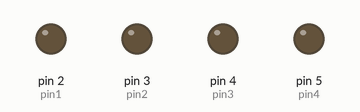
The sketch below on a simulated Arduino Uno, built with avr-gcc and run on an emulated ATmega328P. Shown: output pins drawn as LEDs (lit = HIGH).

Above: at 0.2 s.
At 2.7 s:
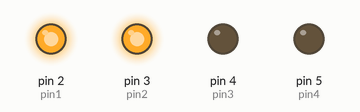
At 4.7 s:
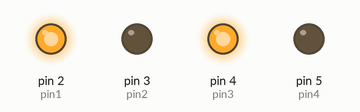
At 8.7 s:
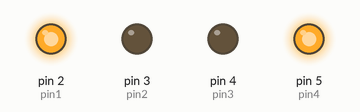
At 12.7 s:
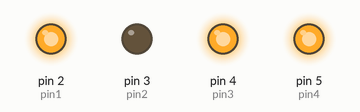
At 17.7 s:
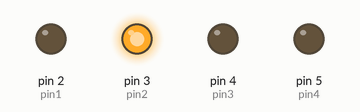
Timing chart, 0 to 18.4 s (numbered marks = the images above):
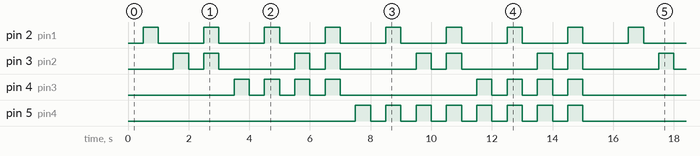

Measured:
- by itself, pin 2 (pin1): alternates HIGH for 0.50 s and LOW for 1.5 s
- by itself, pin 3 (pin2): repeats every 4.0 s: LOW 0.50 s, HIGH 0.50 s, LOW 2.5 s, HIGH 0.50 s
- by itself, pin 4 (pin3): repeats every 8.0 s: 3 × (LOW 0.50 s, HIGH 0.50 s), LOW 4.5 s, HIGH 0.50 s
- by itself, pin 5 (pin4): goes 7 × (HIGH 0.50 s, LOW 0.50 s), HIGH 0.50 s, LOW 8.5 s, 7 × (HIGH 0.50 s, LOW 0.50 s), HIGH 0.50 s, LOW 8.5 s, then HIGH

The sketch:

6.BinaryLedBlinking.ino
```cpp
int pin1 = 2;
int pin2 = 3;
int pin3 = 4;
int pin4 = 5;
int timr = 500;
int i = 0;
void setup() {
  // put your setup code here, to run once:
  pinMode(pin1, OUTPUT);
  pinMode(pin2, OUTPUT);
  pinMode(pin3, OUTPUT);
  pinMode(pin4, OUTPUT);
}

void loop() {
  // put your main code here, to run repeatedly
  digitalWrite(pin4,LOW);
  digitalWrite(pin3,LOW);
  digitalWrite(pin2,LOW);
  digitalWrite(pin1,LOW);
delay(timr);
i++;

if((i % 2) > 0) { digitalWrite(pin1, HIGH); } else { digitalWrite(pin1, LOW); }
if((i % 4) > 1) { digitalWrite(pin2, HIGH); } else { digitalWrite(pin2, LOW); }
if((i % 8) > 3) { digitalWrite(pin3, HIGH); } else { digitalWrite(pin3, LOW); }
if((i % 16) > 7) { digitalWrite(pin4, HIGH); } else { digitalWrite(pin4, LOW); }
delay(timr);
}
```
